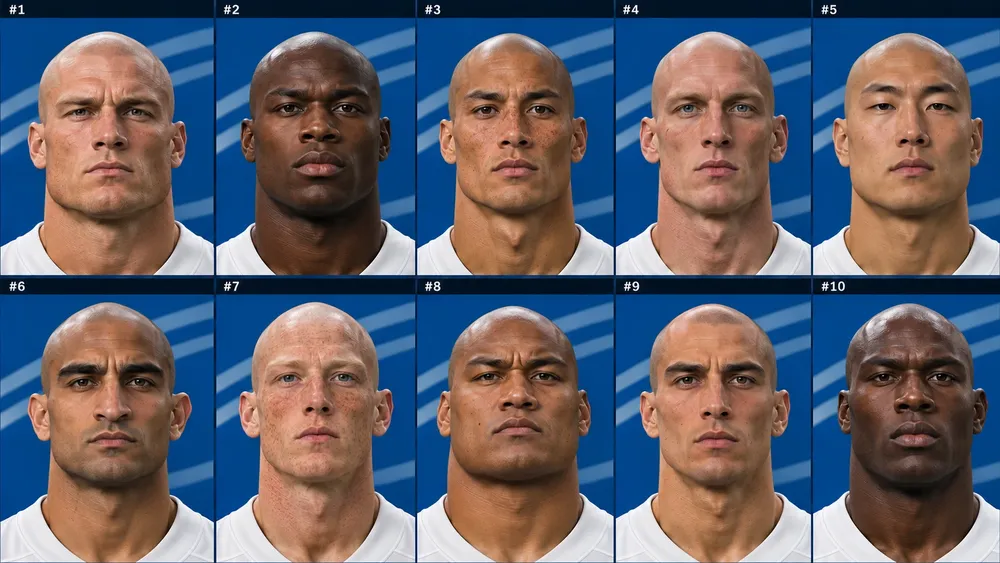
#> input picture assets/portraits/source/14.webp, 1000 x 563 px, shrunk from 1672 x 941 before the run, given as the content of the folder ../../assets/portraits/source/14.webp, which was not available
$ python cut_tiles.py ../../assets/portraits/source/14.webp ../../assets/portraits/source/15.webp
#> lines starting #> are read from the running program, lines starting #| are printed output that depends on the picture
"""Cut the 5x2 head-vault contact sheets into one PNG per head.

Usage: python cut_tiles.py <sheet_dir> <out_dir>
Sheets are numbered N.webp; tiles come out as NN_PP.png (sheet, position 1-10).
"""
import sys
from pathlib import Path

import numpy as np
from PIL import Image

COLS, ROWS = 5, 2


def content_rows(cell: np.ndarray) -> tuple[int, int]:
    """First/last row of the cell that is the backdrop (not the navy label strip or the card border above it)."""
    H = cell.shape[0]
    blue = cell[:, :, 2].astype(float).mean(axis=1)
    bright = np.where(blue > 90)[0]
    if len(bright) > 20:
        # Every cell starts with a ~35-row navy label strip, sometimes under a bright border line. Content begins at the
        # first bright row after the strip's first dark row.
        dark = next((y for y in range(min(80, len(blue))) if blue[y] < 75), None)
        top = int(bright[0]) if dark is None else int(next((y for y in bright if y > dark), bright[0]))
        bot = int(bright[-1]) + 1
        if 0.05 * H <= top <= 0.12 * H and 0.80 * H <= bot - top <= 0.96 * H:
            return top, bot
    # Dark-backdrop sheets: strip and backdrop are the same navy, so brightness cannot find the boundary. The strip is a
    # fixed fraction of the card, and any strip rows left over key out as backdrop later.
    return int(round(0.082 * H)), H - 2


def cut_sheet(sheet: Path, number: int, out_dir: Path) -> list[str]:
    """Cut one 5x2 sheet into tiles named NN_PP.png; returns the tile ids."""
    out_dir.mkdir(parents=True, exist_ok=True)
    img = Image.open(sheet).convert("RGB")
    arr = np.asarray(img)
    w, h = img.size
    cw, ch = w / COLS, h / ROWS
    ids = []
    for i in range(COLS * ROWS):
        r, c = divmod(i, COLS)
        x0, x1 = int(c * cw) + 3, int((c + 1) * cw) - 3
        y0, y1 = int(r * ch), int((r + 1) * ch)
        top, bot = content_rows(arr[y0:y1, x0:x1])
        img.crop((x0, y0 + top + 1, x1, y0 + bot - 1)).save(out_dir / f"{number:02d}_{i + 1:02d}.png")
        ids.append(f"{number:02d}_{i + 1:02d}")
    return ids


def main(sheet_dir: Path, out_dir: Path) -> None:
    out_dir.mkdir(parents=True, exist_ok=True)
    for sheet in sorted(sheet_dir.glob("*.webp"), key=lambda p: int(p.stem)):
        img = Image.open(sheet).convert("RGB")
#> img is the input picture: PIL image 1000x563 RGB; mean R, G, B 95.7, 96.2, 107.8
        arr = np.asarray(img)
        w, h = img.size
#> w = 1000; h = 563
        cw, ch = w / COLS, h / ROWS
#> cw = 200; ch = 281.5
        for i in range(COLS * ROWS):
            r, c = divmod(i, COLS)
            x0, x1 = int(c * cw) + 3, int((c + 1) * cw) - 3
            y0, y1 = int(r * ch), int((r + 1) * ch)
            top, bot = content_rows(arr[y0:y1, x0:x1])
            tile = img.crop((x0, y0 + top + 1, x1, y0 + bot - 1))
            tile.save(out_dir / f"{int(sheet.stem):02d}_{i + 1:02d}.png")
#> this loop made 10 passes
#> (top, bot) on passes 1 to 10: (18, 275), (18, 275), (18, 278), (18, 278), (18, 278), (23, 280), (23, 280), (23, 280), (23, 280), (23, 280)
#> pass 1, in main, `tile = img.crop((x0, y0 + top + 1, x1, y0 + bot - 1))`:
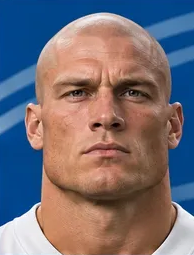
#> tile: PIL image 194x255 RGB; mean R, G, B 118.6, 110.3, 117.7
#> pass 2, in main, `tile = img.crop((x0, y0 + top + 1, x1, y0 + bot - 1))`:
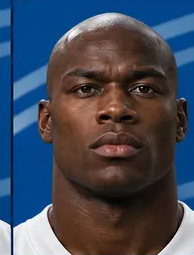
#> tile: PIL image 194x255 RGB; mean R, G, B 66.3, 73.6, 89.3
#> pass 3, in main, `tile = img.crop((x0, y0 + top + 1, x1, y0 + bot - 1))`:
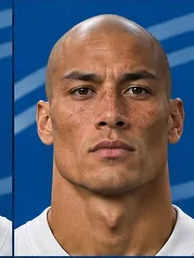
#> tile: PIL image 194x258 RGB; mean R, G, B 102, 99, 107.8
#> after the loop:
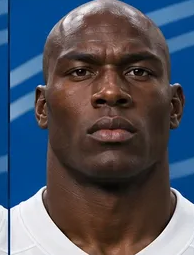
#> tile: PIL image 194x255 RGB; mean R, G, B 78.2, 82.8, 96.3
        print("cut", sheet.name)


if __name__ == "__main__":
    main(Path(sys.argv[1]), Path(sys.argv[2]))

$ run again, on assets/portraits/source/16.webp
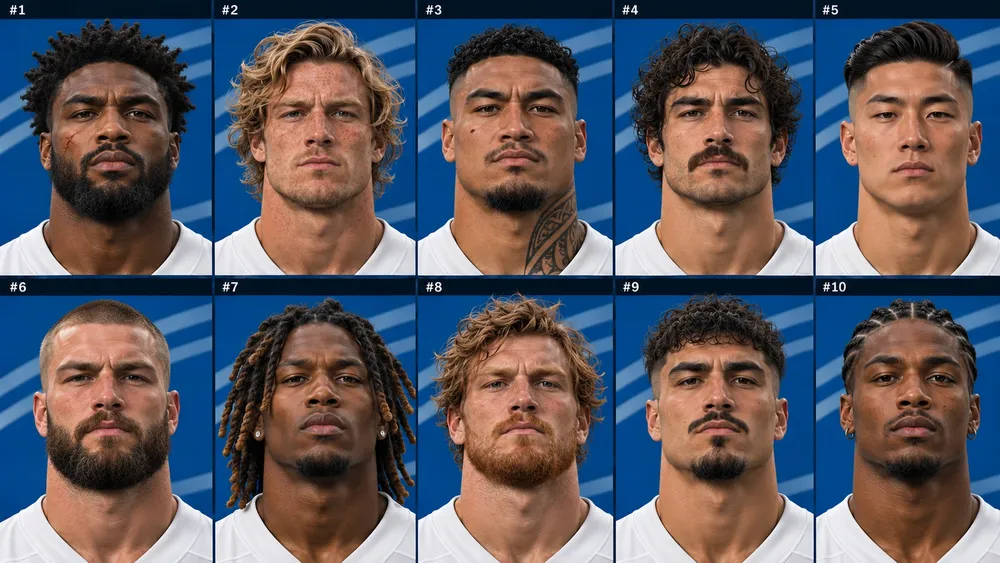
#> input picture assets/portraits/source/16.webp, 1000 x 563 px, shrunk from 1672 x 941 before the run, given as the content of the folder ../../assets/portraits/source/16.webp, which was not available
#> in main, img is the input picture: PIL image 1000x563 RGB; mean R, G, B 89.7, 88.4, 97.4
#> the loop in main, `for i in range(COLS * ROWS):` made 10 passes
#> (top, bot) on passes 1 to 8: (19, 276), (19, 278), (19, 276), (19, 276), (19, 276), (15, 282), (15, 282), (15, 282)
#> pass 1, in main, `tile = img.crop((x0, y0 + top + 1, x1, y0 + bot - 1))`:
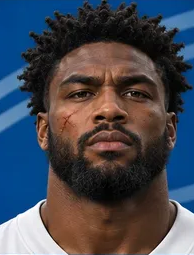
#> tile: PIL image 194x255 RGB; mean R, G, B 68.7, 71.9, 82.6
#> after the loop in main, `for i in range(COLS * ROWS):`:
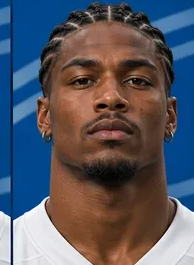
#> tile: PIL image 194x265 RGB; mean R, G, B 87, 87.9, 98.6
